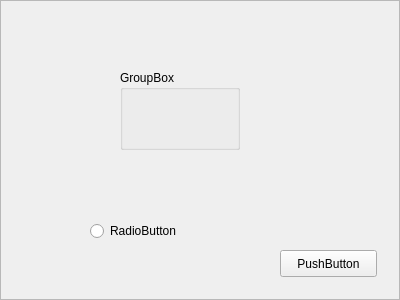
<?xml version="1.0" encoding="UTF-8"?>
<ui version="4.0">
 <class>Frame</class>
 <widget class="QFrame" name="Frame">
  <property name="geometry">
   <rect>
    <x>0</x>
    <y>0</y>
    <width>400</width>
    <height>300</height>
   </rect>
  </property>
  <property name="windowTitle">
   <string>Frame</string>
  </property>
  <property name="frameShape">
   <enum>QFrame::StyledPanel</enum>
  </property>
  <property name="frameShadow">
   <enum>QFrame::Raised</enum>
  </property>
  <widget class="QPushButton" name="pushButton">
   <property name="geometry">
    <rect>
     <x>280</x>
     <y>250</y>
     <width>97</width>
     <height>27</height>
    </rect>
   </property>
   <property name="text">
    <string>PushButton</string>
   </property>
  </widget>
  <widget class="QGroupBox" name="groupBox">
   <property name="geometry">
    <rect>
     <x>120</x>
     <y>70</y>
     <width>120</width>
     <height>80</height>
    </rect>
   </property>
   <property name="title">
    <string>GroupBox</string>
   </property>
  </widget>
  <widget class="QRadioButton" name="radioButton">
   <property name="geometry">
    <rect>
     <x>90</x>
     <y>220</y>
     <width>116</width>
     <height>22</height>
    </rect>
   </property>
   <property name="text">
    <string>RadioButton</string>
   </property>
  </widget>
 </widget>
 <resources/>
 <connections/>
</ui>
